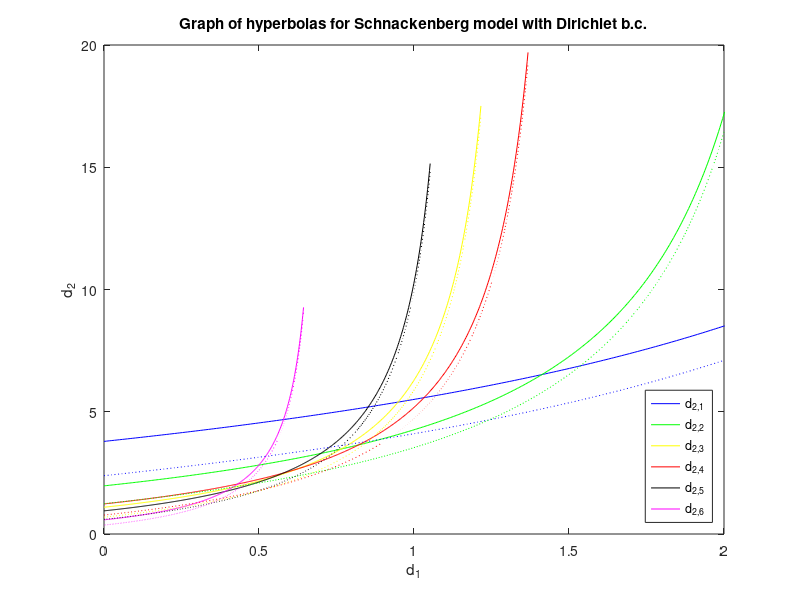

Reproduce this figure in MATLAB.
clear all
L1=10;
tau=0.2;
L2=15;
a=0.1;
b=0.5;
b11=-1+2*b/(a+b);
b12=(a+b)^2;
b21=-2*b/(a+b);
b220=-(a+b)^2;
b22S=-(a+b)^2-tau;
detB=b11*b220-b12*b21;
TrB=b11+b220;

detB0=b11*(b220+tau*0.865)-b21*b12;
normB=0.865*tau;
sizeB=4*pi*0.865*tau;  %Characteristic function source
%sizeB=0.1656*tau; %Errorfunction source
C0=detB0*(L1*L2*tau)/(b11*sizeB);
rhoS=detB0/b11;
C=-detB0/b11 + sizeB/(L1*L2);
hatC=7*(2*normB);
eps0=(-(rhoS+normB)+sqrt((rhoS+normB)^2+C*(hatC+2*normB+rhoS)))/(hatC+2*normB+rhoS);
f=@(x,y) (pi/L1)^2.*(x.^2) + (pi/L2)^2.*(y.^2);
kappa11=f(1,1);
kappa12=f(1,2);
kappa21=f(2,1);
kappa22=f(2,2);
kappa31=f(3,1);
kappa13=f(1,3);
y1=b11/kappa11;
y2=b11/kappa12;
y3=b11/kappa13;
y4=b11/kappa21;
y5=b11/kappa22;
y6=b11/kappa31;
CM=((1+1/(eps0^2))/(1-kappa11))*rhoS;

d21=@(x) 1/kappa11*(b12*b21./(x.*kappa11-b11)+b220);
d22=@(x) 1/kappa12*(b12*b21./(x.*kappa12-b11)+b220);
d23=@(x) 1/kappa13*(b12*b21./(x.*kappa13-b11)+b220);
%d23=@(x) 0;
d24=@(x) 1/kappa21*(b12*b21./(x.*kappa21-b11)+b220);
d25=@(x) 1/kappa22*(b12*b21./(x.*kappa22-b11)+b220);
d26=@(x) 1/kappa31*(b12*b21./(x.*kappa31-b11)+b220);

d21S=@(x) 1/kappa11*(b12*b21./(x.*kappa11-b11)+b22S);
d22S=@(x) 1/kappa12*(b12*b21./(x.*kappa12-b11)+b22S);
d23S=@(x) 1/kappa13*(b12*b21./(x.*kappa13-b11)+b22S);
%d23S=@(x) 0;
d24S=@(x) 1/kappa21*(b12*b21./(x.*kappa21-b11)+b22S);
d25S=@(x) 1/kappa22*(b12*b21./(x.*kappa22-b11)+b22S);
d26S=@(x) 1/kappa31*(b12*b21./(x.*kappa31-b11)+b22S);
xvec1=linspace(0,9/10*y1,500);
xvec2=linspace(0,9/10*y2,500);
xvec3=linspace(0,9/10*y3,500);
xvec4=linspace(0,9/10*y4,500);
xvec5=linspace(0,9/10*y5,500);
xvec6=linspace(0,(9/10)*y6,500);
d21(y2)

figure
plot(xvec1,d21(xvec1),'b',xvec2,d22(xvec2),'g',xvec3,d23(xvec3),'y',xvec4,d24(xvec4),'r',...
xvec5,d25(xvec5),'k',xvec6,d26(xvec6),'m',xvec1,d21S(xvec1),':b',xvec2,d22S(xvec2),':g',xvec3,d23S(xvec3),...
':y',xvec4,d24S(xvec4),':r',xvec5,d25S(xvec5),':k',xvec6,d26S(xvec6),':m') 
title('Graph of hyperbolas for Schnackenberg model with Dirichlet b.c.')
xlabel('d_1') % x-axis label
ylabel('d_2') % y-axis label
legend('d_{2,1}','d_{2,2}','d_{2,3}','d_{2,4}','d_{2,5}','d_{2,6}','Location','southeast')
axis([0 2 0 20])